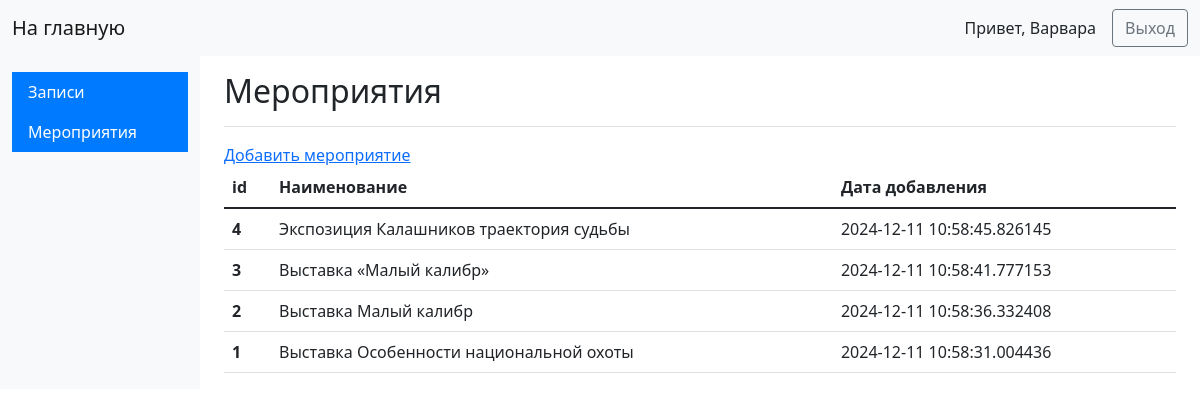
Screenshot of /admin/categories (signed in) with the database file from the repository.
### app.py (models this page shows, shortened)
class Admin(UserMixin, db.Model):
    __tablename__ = "admins"
    admin_id = db.Column(db.Integer(), primary_key=True)
    admin_name = db.Column(db.String(30), nullable=True)
    password_hash = db.Column(db.String(127))

class Category(db.Model):
    category_id = db.Column(db.Integer, primary_key=True)
    category_name = db.Column(db.String(60), nullable=False)
    created_on = db.Column(db.DateTime(), default=datetime.utcnow)

### app.py (the view)
@app.route('/admin/categories', methods=['GET'])
def categories():
    if 'username' not in session:
        return redirect('/admin')
    else:
        categories = Category.query.order_by(desc(Category.created_on)).all()
        autor = session['username']
        return render_template('categories.html',categories=categories, autor=autor)

### app.py (called while the page is built)
@login.user_loader
def load_user(id):
    return db.session.get(Admin, int(id))

### templates/categories.html
{% extends 'base_admin.html' %}
{% block content %}
        <main class="col-md-9 ms-sm-auto col-lg-10 px-md-4">
            <div class="d-flex justify-content-between flex-wrap flex-md-nowrap align-items-center pt-3 pb-2 mb-3 border-bottom">
                <h1 class="h2">Мероприятия</h1>
            </div>
            <a href="/admin/categories/add">Добавить мероприятие</a>
            <table class="table">
              <thead class="thead-dark">
                <tr>
                  <th scope="col">id</th>
                  <th scope="col">Наименование</th>
                  <th scope="col">Дата добавления</th>
                </tr>
              </thead>
              <tbody>
                {% for category in categories %}
                    <tr>
                      <th scope="row">{{ category.category_id }}</th>
                      <td>{{ category.category_name }}</td>
                      <td>{{ category.created_on }}</td>
                    </tr>
                {% endfor %}
              </tbody>
            </table>
{% endblock %}

### templates/base_admin.html (shortened to what this page needs)
<!DOCTYPE html>
<html lang="en">
<head>
    <link href="https://cdn.jsdelivr.net/npm/bootstrap@5.1.3/dist/css/bootstrap.min.css" rel="stylesheet">
</head>
<body>
<nav class="navbar navbar-expand-lg navbar-light bg-light">
    <div class="container-fluid">
        <a class="navbar-brand" href="/admin">На главную</a>
        <div class="d-flex align-items-center">
            <span class="me-3">Привет, {{ autor }}</span>
            <a class="btn btn-outline-secondary" href="/out" type="button">Выход</a>
        </div>
    </div>
</nav>
<div class="container-fluid">
    <div class="row">
        <nav id="sidebarMenu" class="col-md-3 col-lg-2 d-md-block bg-light sidebar collapse">
            <div class="position-sticky pt-3">
                <ul class="nav flex-column">
                    <li class="nav-item">
                        <a class="nav-link active" aria-current="page" href="/admin/goods">
                            Записи
                        </a>
                        <a class="nav-link active" aria-current="page" href="/admin/categories">
                            Мероприятия
                        </a>
                    </li>
                </ul>
            </div>
        </nav>
        {% block content %}
        {% endblock %}
        </main>
    </div>
</div>
</body>
</html>

### templates/base_admin.html (style rules this page uses)
.sidebar .nav-link { border-radius: 0; color: #333; }
.sidebar .nav-link.active { background-color: #007bff; color: white; }

### rows the page displays
Admin: admin_name "Варвара"
Category: category_id "4", category_name "Экспозиция Калашников траектория судьбы", created_on "2024-12-11 10:58:45.826145"
Category: category_id "3", category_name "Выставка «Малый калибр»", created_on "2024-12-11 10:58:41.777153"
Category: category_id "2", category_name "Выставка Малый калибр", created_on "2024-12-11 10:58:36.332408"
Category: category_id "1", category_name "Выставка Особенности национальной охоты", created_on "2024-12-11 10:58:31.004436"
